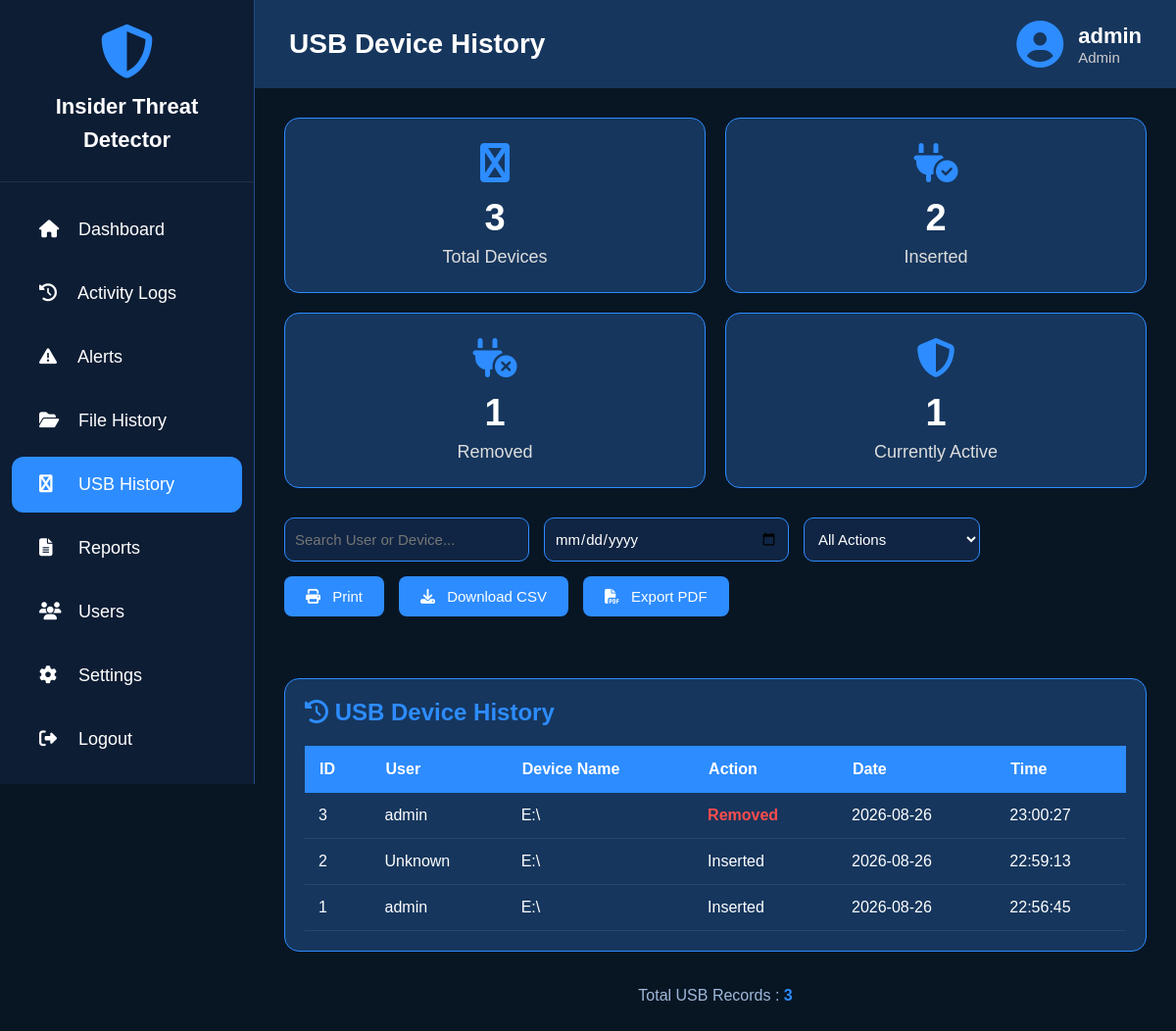
The app's page /usb_history (signed in), older data.
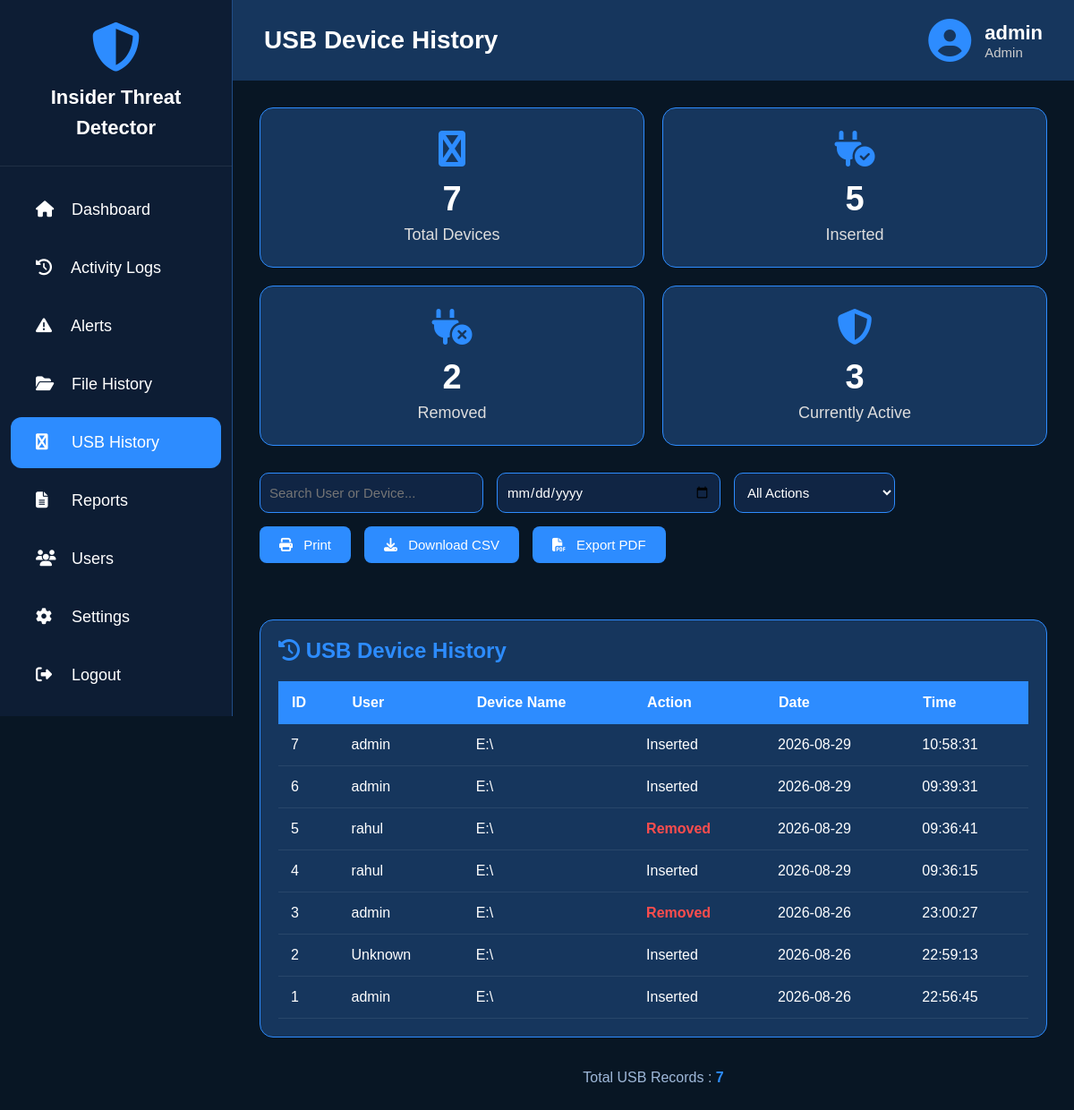
The same page, newer data.
### tables this page shows
CREATE TABLE usb_logs (
        id INTEGER PRIMARY KEY AUTOINCREMENT,
        username TEXT,
        device_name TEXT,
        action TEXT,
        date TEXT,
        time TEXT
    );

### app.py (the view)
@app.route("/usb_history")
def usb_history():
    if not login_required():
        return redirect("/")
    conn = get_db()
    rows = conn.execute(
        "SELECT * FROM usb_logs ORDER BY id DESC"
    ).fetchall()
    conn.close()
    inserted = sum(x["action"] == "Inserted" for x in rows)
    removed = sum(x["action"] == "Removed" for x in rows)
    return page(
        "usb_history.html",
        logs=rows,
        total=len(rows),
        inserted=inserted,
        removed=removed,
        active=max(0, inserted - removed)
    )

### app.py (called while the page is built)
def login_required():
    return "username" in session

def page(name, **data):
    data["username"] = session.get("username")
    data["role"] = session.get("role")
    return render_template(name, **data)

### database.py (called while the page is built)
def get_db():
    conn = sqlite3.connect(DATABASE)
    conn.row_factory = sqlite3.Row
    return conn

### templates/usb_history.html (shortened to what this page needs)
<!DOCTYPE html>
<html lang="en">
<head>
<link rel="stylesheet"
href="https://cdnjs.cloudflare.com/ajax/libs/font-awesome/6.5.2/css/all.min.css">
</head>
<body>
<div class="sidebar">
    <div class="logo">
        <i class="fa-solid fa-shield-halved"></i>
        <h2>Insider Threat Detector</h2>
    </div>
    <ul>
        <li>
            <a href="/dashboard">
                <i class="fa-solid fa-house"></i>
                <span>Dashboard</span>
            </a>
        </li>
        <li>
            <a href="/activity">
                <i class="fa-solid fa-clock-rotate-left"></i>
                <span>Activity Logs</span>
            </a>
        </li>
        <li>
            <a href="/alerts">
                <i class="fa-solid fa-triangle-exclamation"></i>
                <span>Alerts</span>
            </a>
        </li>
        <li>
            <a href="/file_history" >
                <i class="fa-solid fa-folder-open"></i>
                <span>File History</span>
            </a>
        </li>
        <li>
            <a href="/usb_history" class="active" >
                <i class="fa-solid fa-usb"></i>
                <span>USB History</span>
            </a>
        </li>
        <li>
            <a href="/reports" >
                <i class="fa-solid fa-file-lines"></i>
                <span>Reports</span>
            </a>
        </li>
        <li>
            <a href="/users">
                <i class="fa-solid fa-users"></i>
                <span>Users</span>
            </a>
        </li>
        <li>
            <a href="/settings">
                <i class="fa-solid fa-gear"></i>
                <span>Settings</span>
            </a>
        </li>
        <li>
            <a href="/logout">
                <i class="fa-solid fa-right-from-bracket"></i>
                <span>Logout</span>
            </a>
        </li>
    </ul>
</div>
<div class="main">
<div class="topbar">
    <h1>USB Device History</h1>
    <div class="profile">
        <i class="fa-solid fa-circle-user"></i>
        <div>
            <h3>{{ username }}</h3>
            <p>{{ role }}</p>
        </div>
    </div>
</div>
<div class="content">
<div class="cards">
    <div class="card">
        <i class="fa-solid fa-usb"></i>
        <h2>{{ total }}</h2>
        <p>Total Devices</p>
    </div>
    <div class="card">
        <i class="fa-solid fa-plug-circle-check"></i>
        <h2>{{ inserted }}</h2>
        <p>Inserted</p>
    </div>
    <div class="card">
        <i class="fa-solid fa-plug-circle-xmark"></i>
        <h2>{{ removed }}</h2>
        <p>Removed</p>
    </div>
    <div class="card">
        <i class="fa-solid fa-shield-halved"></i>
        <h2>{{ active }}</h2>
        <p>Currently Active</p>
    </div>
</div>
<div class="filters">
<input
type="text"
id="searchInput"
placeholder="Search User or Device...">
<input
type="date"
id="dateFilter">
<select id="actionFilter">
<option value="">All Actions</option>
</select>
<div class="action-buttons">
    <button onclick="printTable()">
        <i class="fa-solid fa-print"></i> Print
    </button>
    <button onclick="downloadCSV()">
        <i class="fa-solid fa-download"></i> Download CSV
    </button>
    <button onclick="downloadPDF()">
        <i class="fa-solid fa-file-pdf"></i> Export PDF
    </button>
</div>
</div>
<br>
<div class="table-container">
<h2 style="margin-bottom:20px;color:#2d8cff;">
<i class="fa-solid fa-clock-rotate-left"></i>
USB Device History
</h2>
<table id="usbTable">
<thead>
<tr>
<th>ID</th>
<th>User</th>
<th>Device Name</th>
<th>Action</th>
<th>Date</th>
<th>Time</th>
</tr>
</thead>
<tbody>
{% if logs %}
{% for row in logs %}
<tr>
<td>{{ row.id }}</td>
<td>{{ row.username }}</td>
<td>{{ row.device_name }}</td>
<td><span class="{{ row.action|lower }}">{{ row.action }}</span></td>
<td>{{ row.date }}</td>
<td>{{ row.time }}</td>
</tr>
{% endfor %}
{% endif %}
</tbody>
</table>
</div>
<br><br>
<div style="text-align:center;color:#9fb8d9;">
Total USB Records :
<b style="color:#2d8cff;">
{{ total }}
</b>
</div>
</div>
</div>
</body>
</html>

Row changes from the older to the newer data that the page shows:
added usb_logs: id "7", username "admin", device_name "E:\\", action "Inserted", date "2026-08-29", time "10:58:31"
added usb_logs: id "6", username "admin", device_name "E:\\", action "Inserted", date "2026-08-29", time "09:39:31"
added usb_logs: id "5", username "rahul", device_name "E:\\", action "Removed", date "2026-08-29", time "09:36:41"
added usb_logs: id "4", username "rahul", device_name "E:\\", action "Inserted", date "2026-08-29", time "09:36:15"
Text that changed along with them:
{{ total }}: "3" → "7"
{{ inserted }}: "2" → "5"
{{ removed }}: "1" → "2"
{{ active }}: "1" → "3"
